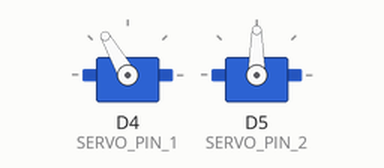
Simulated run of this sketch. Board: ESP8266 (NodeMCU). Parts: 2 × servo. What the sketch prints to the serial monitor is not drawn.

Above: at 2.1 s.
At 7.1 s:
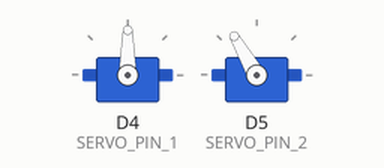
At 12.1 s:
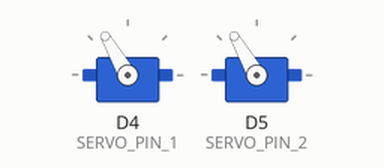
At 15.1 s:
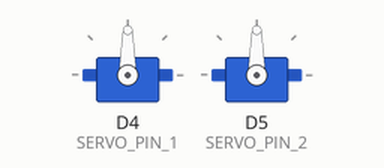
Timing chart, 0 to 16.6 s (numbered marks = the images above):
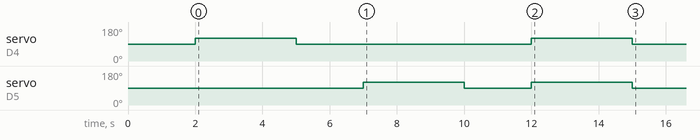

The sketch:

servo_test_simple.ino
```cpp
/**
 * Simple Servo Test for MG996R continuous rotation
 * Tests both servos independently
 * No WiFi, No Firestore, just servo diagnostics
 */

#include <Servo.h>

#define SERVO_PIN_1 D4  // KitKat
#define SERVO_PIN_2 D5  // Lays

Servo servo1, servo2;

#define SERVO_FORWARD 120
#define SERVO_STOP 90

void setup() {
        Serial.begin(115200);
        delay(1000);
        Serial.println("\n=== SERVO TEST ===\n");

        // Attach servos
        Serial.print("Attaching Servo 1 to D4... ");
        if (servo1.attach(SERVO_PIN_1)) {
                Serial.println("✓ OK");
                servo1.write(SERVO_STOP);
        } else {
                Serial.println("✗ FAILED!");
        }

        Serial.print("Attaching Servo 2 to D5... ");
        if (servo2.attach(SERVO_PIN_2)) {
                Serial.println("✓ OK");
                servo2.write(SERVO_STOP);
        } else {
                Serial.println("✗ FAILED!");
        }

        delay(1000);
        test();
}

void loop() {
        // Do nothing
        delay(1000);
}

void test() {
        Serial.println("\nTest 1: Servo 1 (D4) rotating for 3 seconds...");
        servo1.write(SERVO_FORWARD);
        delay(3000);
        servo1.write(SERVO_STOP);
        Serial.println("Done.\n");

        delay(2000);

        Serial.println("Test 2: Servo 2 (D5) rotating for 3 seconds...");
        servo2.write(SERVO_FORWARD);
        delay(3000);
        servo2.write(SERVO_STOP);
        Serial.println("Done.\n");

        delay(2000);

        Serial.println("Test 3: Both servos rotating together for 3 seconds...");
        servo1.write(SERVO_FORWARD);
        servo2.write(SERVO_FORWARD);
        delay(3000);
        servo1.write(SERVO_STOP);
        servo2.write(SERVO_STOP);
        Serial.println("Done.\n");

        Serial.println("=== ALL TESTS COMPLETE ===");
        Serial.println("If servos didn't move:");
        Serial.println("1. Check external 5V power supply (not ESP8266 3.3V)");
        Serial.println("2. Check servo GND is connected to ESP8266 GND");
        Serial.println("3. Verify servo signal wires: D4 and D5");
}
```
